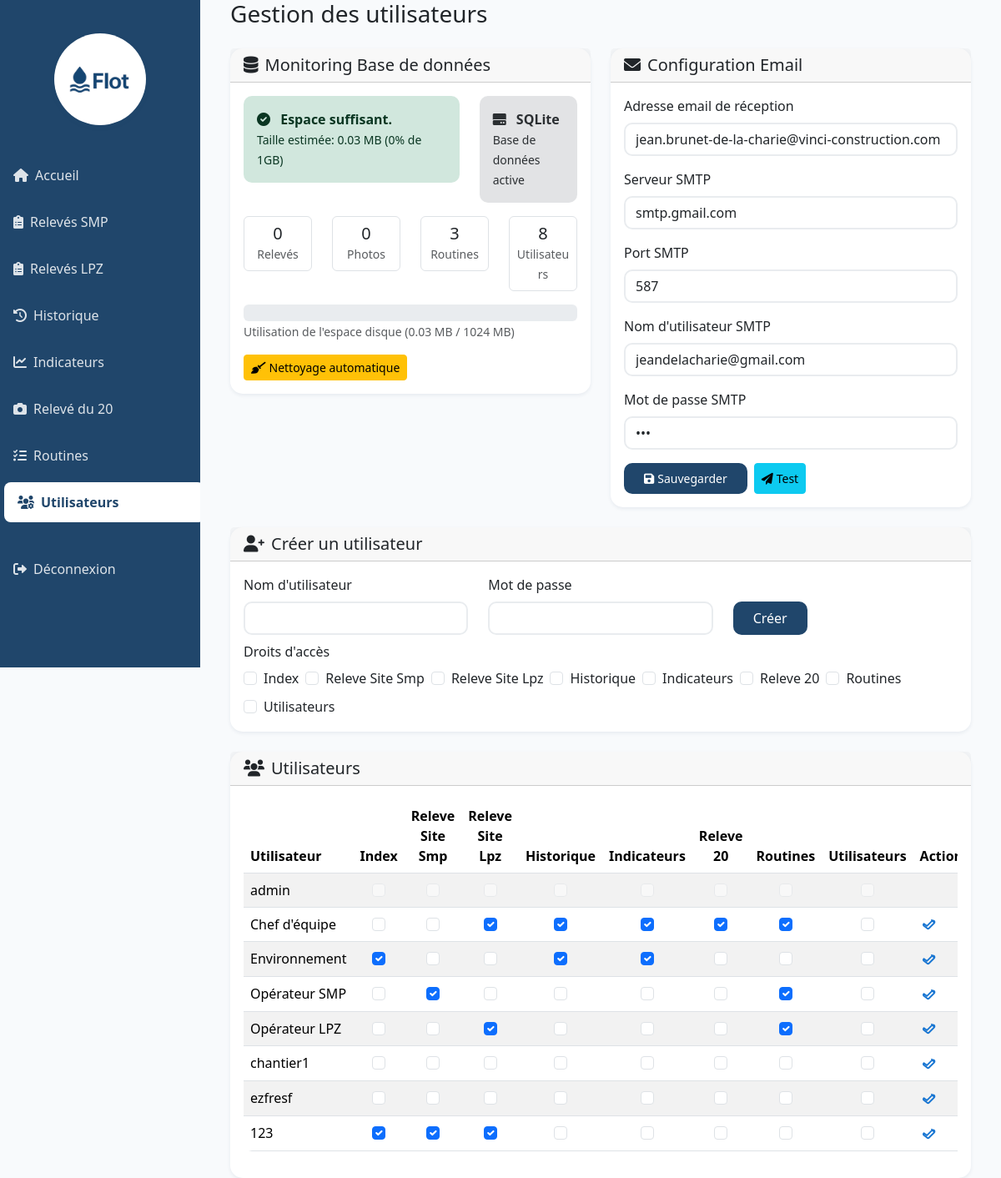
Screenshot of /utilisateurs (signed in) with the database file from the repository.
### app.py (models this page shows)
class User(UserMixin, db.Model):
    id = db.Column(db.Integer, primary_key=True)
    username = db.Column(db.String(80), unique=True, nullable=False)
    password_hash = db.Column(db.String(255), nullable=False)  # Augmenté de 120 à 255
    role = db.Column(db.String(20), default='operateur')  # operateur, chef_equipe, admin
    page_accesses = relationship('UserPageAccess', back_populates='user', cascade='all, delete-orphan')

class UserPageAccess(db.Model):
    id = db.Column(db.Integer, primary_key=True)
    user_id = db.Column(db.Integer, db.ForeignKey('user.id'), nullable=False)
    page_name = db.Column(db.String(50), nullable=False)
    can_access = db.Column(db.Boolean, default=False)
    user = relationship('User', back_populates='page_accesses')

### app.py (the view)
@app.route('/utilisateurs')
@require_page_access('utilisateurs')
def utilisateurs():
    users = User.query.all()
    page_names = PAGE_NAMES
    return render_template('utilisateurs.html', users=users, page_names=page_names)

### app.py (called while the page is built)
@login_manager.user_loader
def load_user(user_id):
    return db.session.get(User, int(user_id))

def require_page_access(page_name):
    def decorator(f):
        @wraps(f)
        @login_required
        def decorated_function(*args, **kwargs):
            if current_user.role == 'admin':
                return f(*args, **kwargs)
            access = next((a for a in current_user.page_accesses if a.page_name == page_name), None)
            if access and access.can_access:
                return f(*args, **kwargs)
            abort(403)
        return decorated_function
    return decorator

### templates/utilisateurs.html (shortened to what this page needs)
{% extends "base.html" %}
{% block content %}
<div class="container-fluid">
    <h1 class="h3 mb-4">Gestion des utilisateurs</h1>
    {% if current_user.role == 'admin' %}
    <div class="row mb-4">
        <div class="col-md-6">
            <div class="card">
                <div class="card-header">
                    <h5 class="mb-0"><i class="fas fa-database me-2"></i>Monitoring Base de données</h5>
                </div>
                <div class="card-body">
                    <div id="db-status">
                    </div>
                    <div class="mt-3">
                        <button id="cleanup-btn" class="btn btn-warning btn-sm" onclick="cleanupDatabase()">
                            <i class="fas fa-broom me-1"></i>Nettoyage automatique
                        </button>
                    </div>
                </div>
            </div>
        </div>
        <div class="col-md-6">
            <div class="card">
                <div class="card-header">
                    <h5 class="mb-0"><i class="fas fa-envelope me-2"></i>Configuration Email</h5>
                </div>
                <div class="card-body">
                    <form id="email-config-form">
                        <div class="mb-3">
                            <label class="form-label">Adresse email de réception</label>
                            <input type="email" class="form-control" name="email_address" required>
                        </div>
                        <div class="mb-3">
                            <label class="form-label">Serveur SMTP</label>
                            <input type="text" class="form-control" name="smtp_server" value="smtp.gmail.com">
                        </div>
                        <div class="mb-3">
                            <label class="form-label">Port SMTP</label>
                            <input type="number" class="form-control" name="smtp_port" value="587">
                        </div>
                        <div class="mb-3">
                            <label class="form-label">Nom d'utilisateur SMTP</label>
                            <input type="text" class="form-control" name="smtp_username">
                        </div>
                        <div class="mb-3">
                            <label class="form-label">Mot de passe SMTP</label>
                            <input type="password" class="form-control" name="smtp_password">
                        </div>
                        <div class="d-flex gap-2">
                            <button type="submit" class="btn btn-primary btn-sm">
                                <i class="fas fa-save me-1"></i>Sauvegarder
                            </button>
                            <button type="button" class="btn btn-info btn-sm" onclick="testEmail()">
                                <i class="fas fa-paper-plane me-1"></i>Test
                            </button>
                        </div>
                    </form>
                </div>
            </div>
        </div>
    </div>
    {% endif %}
    <div class="card mb-4">
        <div class="card-header">
            <h5 class="mb-0"><i class="fas fa-user-plus me-2"></i>Créer un utilisateur</h5>
        </div>
        <div class="card-body">
            <form id="create-user-form">
                <div class="row">
                    <div class="col-md-4">
                        <label class="form-label">Nom d'utilisateur</label>
                        <input type="text" class="form-control" name="username" required>
                    </div>
                    <div class="col-md-4">
                        <label class="form-label">Mot de passe</label>
                        <input type="password" class="form-control" name="password" required>
                    </div>
                    <div class="col-md-4">
                        <label class="form-label">&nbsp;</label>
                        <button type="submit" class="btn btn-primary d-block">Créer</button>
                    </div>
                </div>
                <div class="row mt-2">
                    <div class="col-md-12">
                        <label class="form-label">Droits d'accès</label>
                        <div class="d-flex flex-wrap gap-2">
                            {% for page in page_names %}
                            <div class="form-check">
                                <input class="form-check-input" type="checkbox" name="pages" value="{{ page }}" id="page-{{ page }}">
                                <label class="form-check-label" for="page-{{ page }}">{{ page.replace('_', ' ').title() }}</label>
                            </div>
                            {% endfor %}
                        </div>
                    </div>
                </div>
            </form>
        </div>
    </div>
    <div class="card">
        <div class="card-header">
            <h5 class="mb-0"><i class="fas fa-users me-2"></i>Utilisateurs</h5>
        </div>
        <div class="card-body">
            <div class="table-responsive">
                <table class="table table-striped">
                    <thead>
                        <tr>
                            <th>Utilisateur</th>
                            {% for page in page_names %}
                            <th class="text-center">{{ page.replace('_', ' ').title() }}</th>
                            {% endfor %}
                            <th>Actions</th>
                        </tr>
                    </thead>
                    <tbody>
                        {% for user in users %}
                        <tr data-user-id="{{ user.id }}">
                            <td>{{ user.username }}</td>
                            {% for page in page_names %}
                                {% set access = (user.page_accesses | selectattr('page_name', 'equalto', page) | list | first) %}
                                <td class="text-center">
                                    <input type="checkbox" class="form-check-input page-access-checkbox" data-page="{{ page }}"
                                        {% if access and access.can_access %}checked{% endif %}
                                        {% if user.role == 'admin' %}disabled{% endif %}>
                                </td>
                            {% endfor %}
                            <td>
                                {% if user.role != 'admin' %}
                                <span class="edit-user-btn" title="Modifier" style="cursor:pointer; margin-right: 4px;">
                                    <svg xmlns="http://www.w3.org/2000/svg" width="22" height="22" fill="none" viewBox="0 0 24 24" stroke="#1976d2">
                                        <path stroke-linecap="round" stroke-linejoin="round" stroke-width="2" d="M15.232 5.232l3.536 3.536M9 13l6.586-6.586a2 2 0 112.828 2.828L11.828 15.828a2 2 0 01-2.828 0L5 12.828a2 2 0 010-2.828L9 13z"/>
                                    </svg>
                                </span>
                                {% endif %}
                            </td>
                        </tr>
                        {% endfor %}
                    </tbody>
                </table>
            </div>
        </div>
    </div>
</div>
{% endblock %}

### templates/base.html (style rules this page uses)
:root { --flot-blue-dark: #20466B; --flot-blue: #2B5C88; --flot-bg: #f8fafc; --flot-white: #fff; }
body { background: var(--flot-bg); }
.card { border: none; border-radius: 15px; box-shadow: 0 0.125rem 0.25rem rgba(32,70,107,0.08); transition: transform 0.2s ease; }
.btn-primary { background: var(--flot-blue-dark); border: none; border-radius: 10px; padding: 0.5rem 1.5rem; }
.form-control { border-radius: 10px; border: 2px solid #e9ecef; }
.table { border-radius: 10px; overflow: hidden; }

### rows the page displays
User: username "admin"
User: username "Chef d'équipe"
UserPageAccess: can_access "☑"
UserPageAccess: can_access "☑"
UserPageAccess: can_access "☑"
UserPageAccess: can_access "☑"
UserPageAccess: can_access "☑"
User: username "Environnement"
UserPageAccess: can_access "☑"
UserPageAccess: can_access "☑"
UserPageAccess: can_access "☑"
User: username "Opérateur SMP"
UserPageAccess: can_access "☑"
UserPageAccess: can_access "☑"
User: username "Opérateur LPZ"
UserPageAccess: can_access "☑"
UserPageAccess: can_access "☑"
User: username "chantier1"
User: username "ezfresf"
User: username "123"
UserPageAccess: can_access "☑"
UserPageAccess: can_access "☑"
UserPageAccess: can_access "☑"

### other values shown
{{ page.replace('_', ' ').title() }} "Index" "Releve Site Smp" "Releve Site Lpz" "Historique" "Indicateurs" "Releve 20" "Routines" "Utilisateurs"
